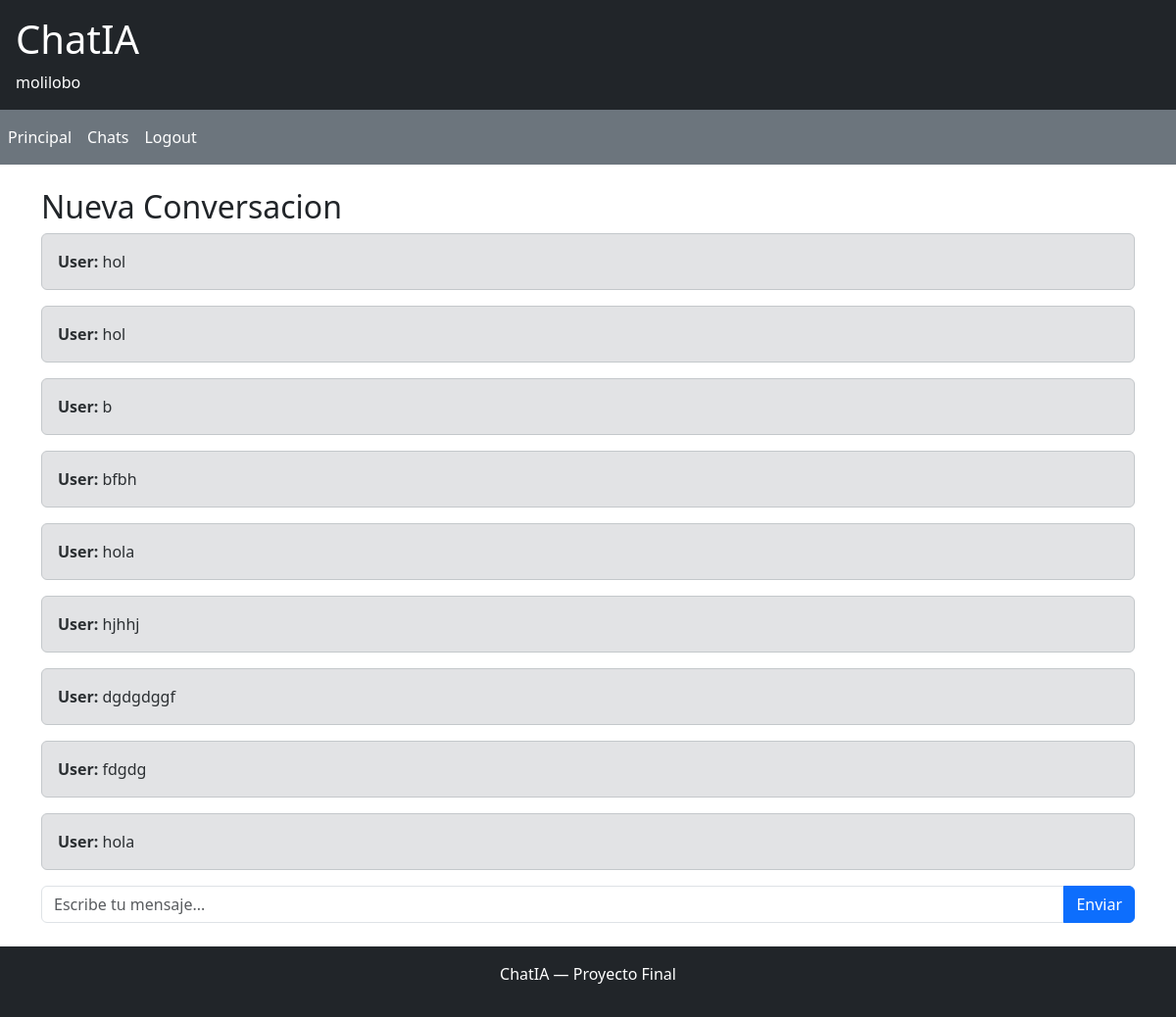
/chat/2/ (signed in), run on an earlier commit of the app's database.
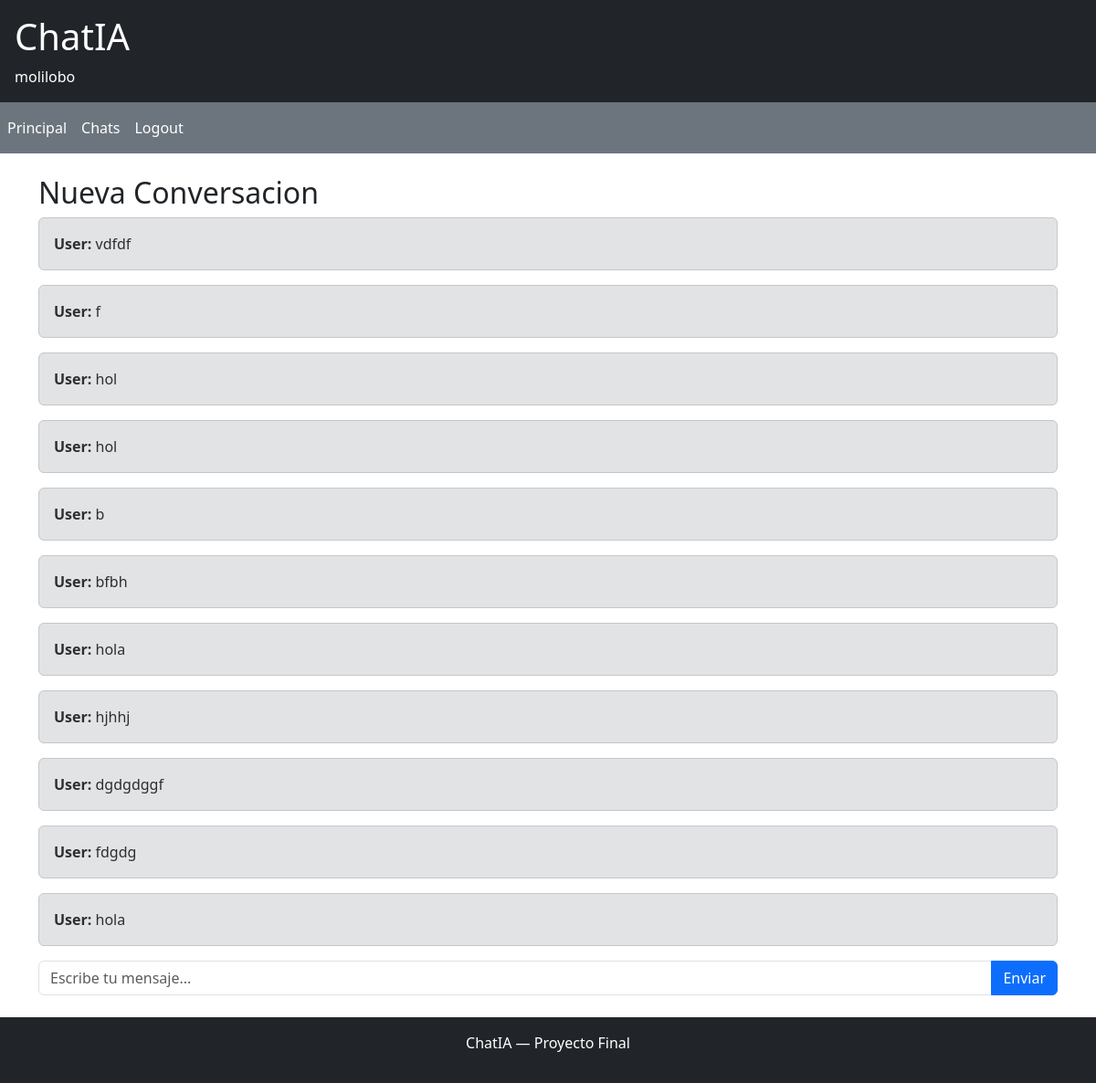
And on a later commit of the database.
### chat/models.py (models this page shows, shortened)
class Mensaje(models.Model):
    ROL_CHOIZES = [
        ('User', 'Usuario'),
        ('assistant', 'Asistente'),
    ]
    conversacion = models.ForeignKey(Conversacion, on_delete=models.CASCADE)
    rol = models.CharField(max_length=20, choices=ROL_CHOIZES)
    contenido = models.TextField()
    creado = models.DateTimeField(auto_now_add=True)

### chat/views.py (the view, shortened to what this page needs)
# urls.py: path('chat/<int:id>/',views.chat_detalle,name='chat_detalle')
@login_required
def chat_detalle(request,id):
    conv = get_object_or_404(Conversacion,id=id,usuario=request.user)
    mensaje = conv.mensaje_set.order_by('-creado')
    return render(request,"chat/chat_detalle.html",{
            'conv':conv,
            'mensaje':mensaje})

### chat/templates/chat/chat_detalle.html (shortened to what this page needs)
{% extends "chat/base.html" %}
{% block content %}
<h2>{{ conv.titulo }}</h2>
<div id="mensajes" class="mb-3">
{% if mensaje %}
    {% for msg in mensaje %}
        <div class="alert {% if msg.rol == 'user' %}alert-primary{% else %}alert-secondary{% endif %}">
            <strong>{{ msg.rol }}:</strong> {{ msg.contenido }}
        </div>
    {% endfor %}
{% else %}
    <p class="text-muted">Escribe el primer mensaje.</p>
{% endif %}
</div>
<form method="post">
    <div class="input-group">
        <input type="text" name="mensaje" class="form-control" placeholder="Escribe tu mensaje...">
        <button class="btn btn-primary" type="submit">Enviar</button>
    </div>
</form>
{% endblock %}

What changed in the data, as far as the page shows it:
added Mensaje: rol "User", contenido "vdfdf"
added Mensaje: rol "User", contenido "f"
